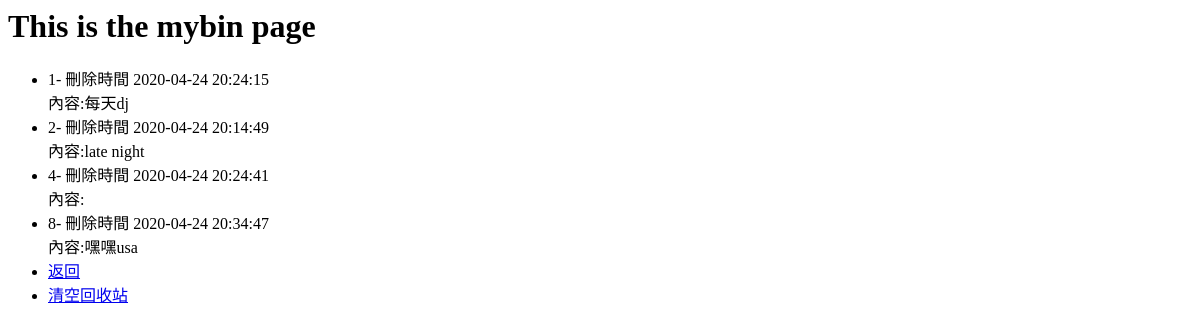
/bin/, run on an earlier commit of the app's database.
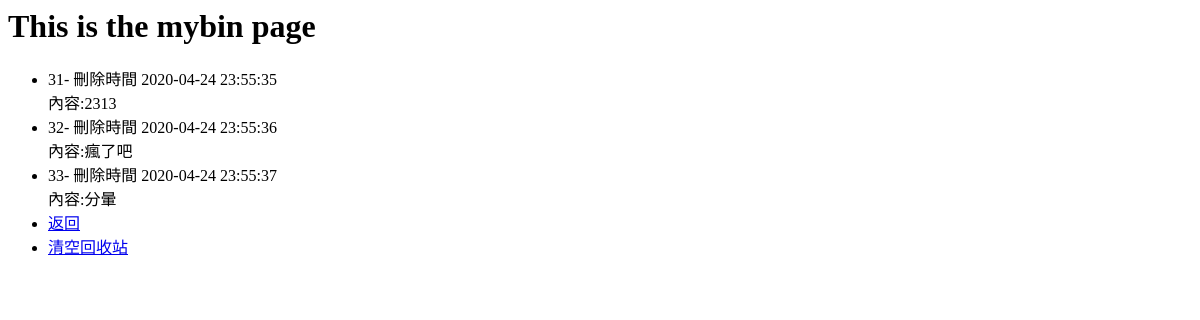
And on a later commit of the database.
### todo/models.py (models this page shows)
class BinItem(models.Model):
    content =models.TextField()
    delete_time=models.DateTimeField()
    def __str__(self):
        return self.content

### todo/views.py (the view)
# urls.py: path('bin/',mybinView,name='bin'),
def mybinView(request):
    mybin = BinItem.objects.all()
    print(mybin)
    return render(request,'mybin.html', {'all_items':mybin})

### templates/mybin.html
<h1>  This is the mybin page </h1>
<ul>
{% if all_items %}
    {% for bin_item in all_items  %}
        <li>
            {{ bin_item.id }}- 刪除時間 {{bin_item.delete_time |date:'Y-m-d H:i:s'}}
            <br>
            內容:{{ bin_item.content }}
    </li>
    {% endfor %}
{% else %}
    <p> All Have Been Clear!</p>
{% endif %}
<li> <a href = "{% url 'todo' %}" >返回</a> </li>
<li> <a href = "{% url 'clearbin' %}" >清空回收站</a> </li>
</ul>

What changed in the data, as far as the page shows it:
removed BinItem: id "1", delete_time "2020-04-24 20:24:15", content "每天dj"
removed BinItem: id "2", delete_time "2020-04-24 20:14:49", content "late night"
removed BinItem: id "4", delete_time "2020-04-24 20:24:41"
removed BinItem: id "8", delete_time "2020-04-24 20:34:47", content "嘿嘿usa"
added BinItem: id "31", delete_time "2020-04-24 23:55:35", content "2313"
added BinItem: id "32", delete_time "2020-04-24 23:55:36", content "瘋了吧"
added BinItem: id "33", delete_time "2020-04-24 23:55:37", content "分暈"
